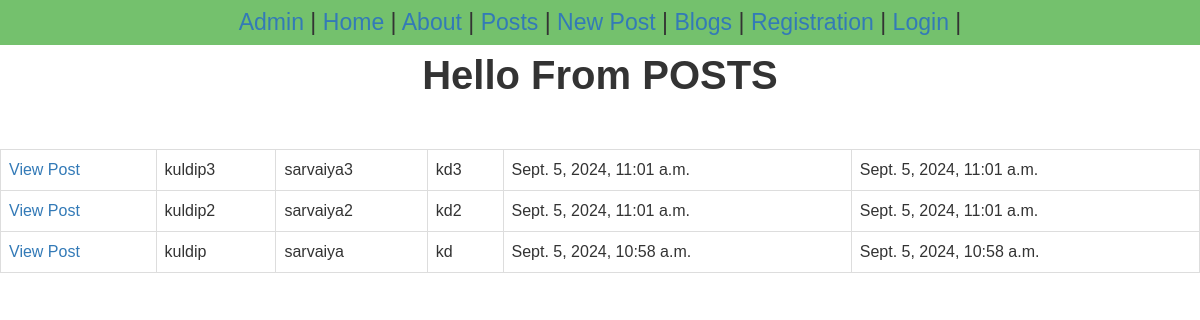
/posts/, run on an earlier commit of the app's database.
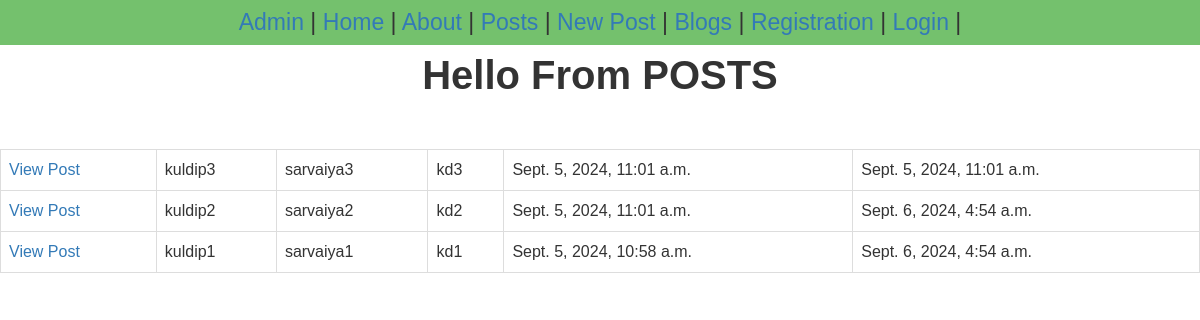
And on a later commit of the database.
### posts/models.py (models this page shows, shortened)
class Posts(models.Model):
  title = models.CharField(max_length=255)
  content = models.TextField()
  slug = models.SlugField(blank=True)
  created_at = models.DateTimeField(auto_now_add=True)
  updated_at = models.DateTimeField(auto_now=True)
  banner = models.ImageField(default="fallback.png", blank=True)
  author = models.ForeignKey(User, on_delete=models.CASCADE, default=None)

### posts/views.py (the view)
# urls.py: path('', showPosts, name="posts"),
def showPosts(request):
  post = Posts.objects.all().order_by("-created_at")
  return render(request, 'posts.html', {"posts": post})

### posts/templates/posts.html (shortened to what this page needs)
{% extends "layout.html" %}
{% block content %}
<section>
  <h1>Hello From POSTS</h1>
  <br />
  <table>
    {% for post in posts %}
      <tr>
        <td><a href="{% url "single-post" id=post.id %}">View Post</a></td>
        <td>{{ post.title }}</td>
        <td>{{ post.content }}</td>
        <td>{{ post.slug }}</td>
        <td>{{ post.created_at }}</td>
        <td>{{ post.updated_at }}</td>
      </tr>
    {% endfor %}
  </table>
</section>
{% endblock content %}

What changed in the data, as far as the page shows it:
changed Posts "kuldip2": updated_at "Sept. 5, 2024, 11:01 a.m." → "Sept. 6, 2024, 4:54 a.m."
changed Posts: title "kuldip" → "kuldip1"; content "sarvaiya" → "sarvaiya1"; slug "kd" → "kd1"; updated_at "Sept. 5, 2024, 10:58 a.m." → "Sept. 6, 2024, 4:54 a.m."
